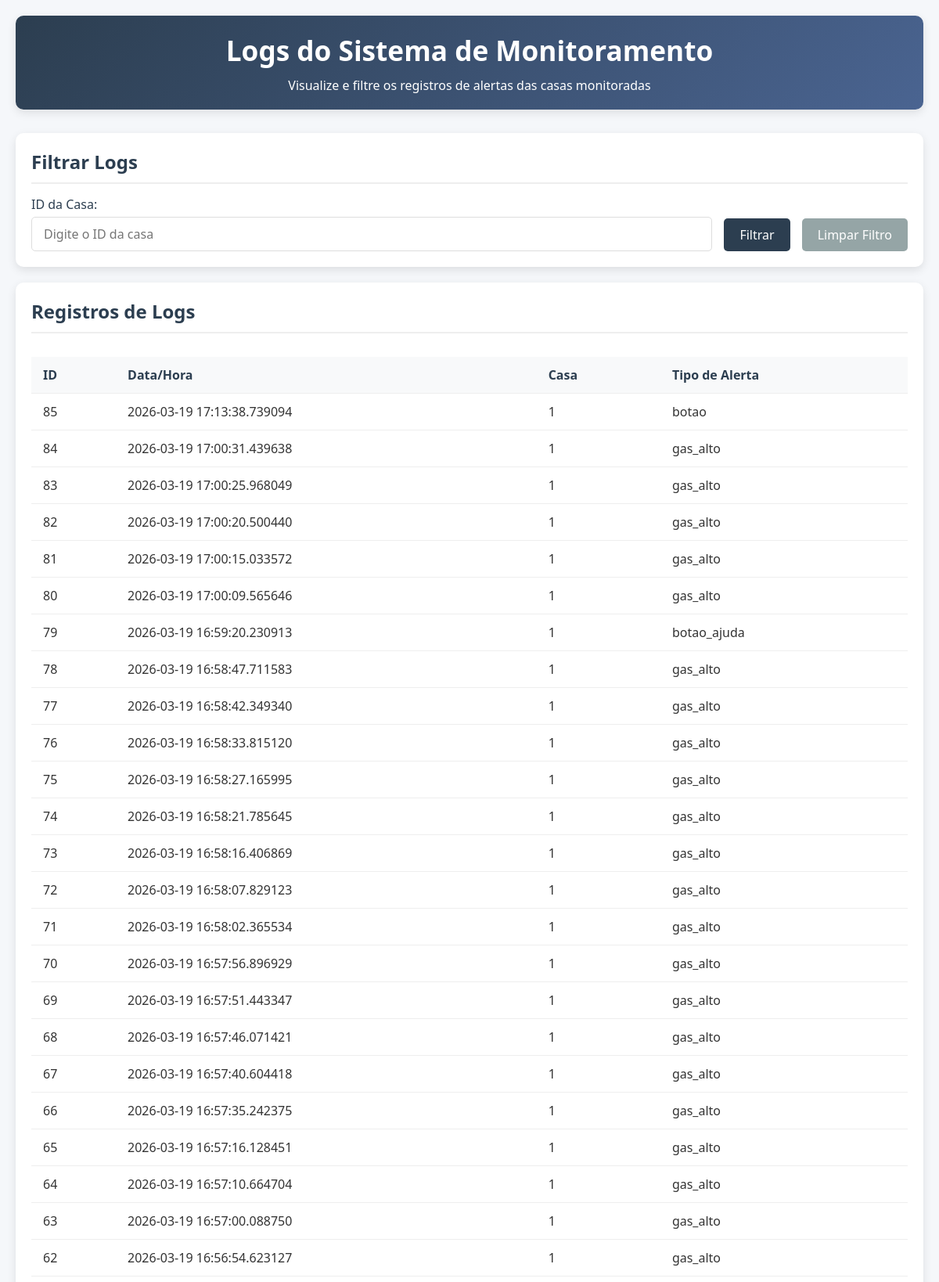
Page /logs (upper part) on the committed database.
### database/models_db.py (models this page shows, shortened)
class LogDB(Base):
    __tablename__ = 'logs'
    id_log = Column(Integer, primary_key=True)
    tipo_ocorrencia = Column(String)
    numero_casa = Column(String)
    descricao = Column(String)
    horario = Column(DateTime, default=datetime.now)

### controllers/log_bp.py (the view)
@log_bp.route('/logs', methods=['GET'])
def obter_logs():
    numero_casa = request.args.get('casa_id')
    logs = []
    session = get_session()
    try:
        dao = LogDAO(session)
        if numero_casa:
            logs = dao.obter_logs_por_casa(numero_casa)
        else:
            logs = dao.obter_todos_logs()
        '''
        # Converte os objetos de banco de dados para dicionários para o template
        logs_formatados = []
        for log in logs:
            log_dict = log.__dict__.copy()
            log_dict['horario_formatado'] = log.horario.strftime('%d/%m/%Y %H:%M:%S')
            logs_formatados.append(log_dict)

        '''
        return render_template('logs.html', logs=logs, casa_id=numero_casa)
    finally:
        session.close()

### controllers/log_bp.py (called while the page is built)
def get_session():
    return Session()

### database/dao.py (called while the page is built)
    def obter_todos_logs(self):
        return self.session.query(LogDB).order_by(LogDB.horario.desc()).all()

### templates/logs.html (shortened to what this page needs)
<!DOCTYPE html>
<html lang="pt-BR">
<head>
    <link rel="stylesheet" href="../static/css/logs.css">
</head>
<body>
    <div class="container">
        <header>
            <h1>Logs do Sistema de Monitoramento</h1>
            <p>Visualize e filtre os registros de alertas das casas monitoradas</p>
        </header>
        <section class="filter-section">
            <h2>Filtrar Logs</h2>
            <form class="filter-form" action="/logs" method="GET">
                <div class="form-group">
                    <label for="casa_id">ID da Casa:</label>
                    <input type="text" id="casa_id" name="casa_id" placeholder="Digite o ID da casa"
                           value="{{ casa_id if casa_id }}">
                </div>
                <button type="submit">Filtrar</button>
                <a href="/logs"><button type="button">Limpar Filtro</button></a>
            </form>
        </section>
        <section class="logs-section">
            <h2>Registros de Logs</h2>
            <div class="table-container">
                {% if logs %}
                <table class="logs-table">
                    <thead>
                        <tr>
                            <th>ID</th>
                            <th>Data/Hora</th>
                            <th>Casa</th>
                            <th>Tipo de Alerta</th>
                        </tr>
                    </thead>
                    <tbody>
                        {% for log in logs %}
                        <tr>
                            <td>{{ log.id_log }}</td>
                            <td>{{ log.horario }}</td>
                            <td>{{ log.numero_casa }}</td>
                            <td>{{ log.tipo_ocorrencia }}</td>
                        </tr>
                        {% endfor %}
                    </tbody>
                </table>
                {% else %}
                <div class="no-logs">Nenhum log encontrado.</div>
                {% endif %}
            </div>
        </section>
    </div>
</body>
</html>

### static/css/logs.css (style rules this page uses)
* { margin: 0; padding: 0; box-sizing: border-box; font-family: 'Segoe UI', Tahoma, Geneva, Verdana, sans-serif; }
body { background-color: #f5f7fa; padding: 20px; color: #333; }
.container { max-width: 1200px; margin: 0 auto; }
header { text-align: center; margin-bottom: 30px; padding: 20px; background: linear-gradient(135deg, #2c3e50, #4a6491); color: white; border-radius: 10px; box-shadow: 0 4px 12px rgba(0, 0, 0, 0.1); }
h1 { font-size: 2.2rem; margin-bottom: 10px; }
h2 { color: #2c3e50; margin-bottom: 15px; border-bottom: 2px solid #eee; padding-bottom: 10px; }
.filter-section { background-color: white; border-radius: 10px; padding: 20px; margin-bottom: 20px; box-shadow: 0 4px 12px rgba(0, 0, 0, 0.1); }
.filter-form { display: flex; gap: 15px; align-items: flex-end; flex-wrap: wrap; }
.form-group { display: flex; flex-direction: column; flex-grow: 1; }
label { margin-bottom: 5px; font-weight: 500; color: #2c3e50; }
input[type="text"] { padding: 10px 15px; border: 1px solid #ddd; border-radius: 5px; font-size: 1rem; transition: border-color 0.3s; }
button { padding: 10px 20px; background-color: #2c3e50; color: white; border: none; border-radius: 5px; cursor: pointer; font-size: 1rem; transition: background-color 0.3s; }
a button { background-color: #95a5a6; text-decoration: none; display: inline-block; }
.logs-section { background-color: white; border-radius: 10px; padding: 20px; box-shadow: 0 4px 12px rgba(0, 0, 0, 0.1); }
.table-container { overflow-x: auto; }
.logs-table { width: 100%; border-collapse: collapse; margin-top: 15px; }
.logs-table th, .logs-table td { padding: 12px 15px; text-align: left; border-bottom: 1px solid #eee; }
.logs-table th { background-color: #f8f9fa; font-weight: 600; color: #2c3e50; position: sticky; top: 0; }

### rows in the picture
LogDB: id_log "85", horario "2026-03-19 17:13:38.739094", numero_casa "1", tipo_ocorrencia "botao"
LogDB: id_log "84", horario "2026-03-19 17:00:31.439638", numero_casa "1", tipo_ocorrencia "gas_alto"
LogDB: id_log "83", horario "2026-03-19 17:00:25.968049", numero_casa "1", tipo_ocorrencia "gas_alto"
LogDB: id_log "82", horario "2026-03-19 17:00:20.500440", numero_casa "1", tipo_ocorrencia "gas_alto"
LogDB: id_log "81", horario "2026-03-19 17:00:15.033572", numero_casa "1", tipo_ocorrencia "gas_alto"
LogDB: id_log "80", horario "2026-03-19 17:00:09.565646", numero_casa "1", tipo_ocorrencia "gas_alto"
LogDB: id_log "79", horario "2026-03-19 16:59:20.230913", numero_casa "1", tipo_ocorrencia "botao_ajuda"
LogDB: id_log "78", horario "2026-03-19 16:58:47.711583", numero_casa "1", tipo_ocorrencia "gas_alto"
LogDB: id_log "77", horario "2026-03-19 16:58:42.349340", numero_casa "1", tipo_ocorrencia "gas_alto"
LogDB: id_log "76", horario "2026-03-19 16:58:33.815120", numero_casa "1", tipo_ocorrencia "gas_alto"
LogDB: id_log "75", horario "2026-03-19 16:58:27.165995", numero_casa "1", tipo_ocorrencia "gas_alto"
LogDB: id_log "74", horario "2026-03-19 16:58:21.785645", numero_casa "1", tipo_ocorrencia "gas_alto"
LogDB: id_log "73", horario "2026-03-19 16:58:16.406869", numero_casa "1", tipo_ocorrencia "gas_alto"
LogDB: id_log "72", horario "2026-03-19 16:58:07.829123", numero_casa "1", tipo_ocorrencia "gas_alto"
LogDB: id_log "71", horario "2026-03-19 16:58:02.365534", numero_casa "1", tipo_ocorrencia "gas_alto"
LogDB: id_log "70", horario "2026-03-19 16:57:56.896929", numero_casa "1", tipo_ocorrencia "gas_alto"
LogDB: id_log "69", horario "2026-03-19 16:57:51.443347", numero_casa "1", tipo_ocorrencia "gas_alto"
LogDB: id_log "68", horario "2026-03-19 16:57:46.071421", numero_casa "1", tipo_ocorrencia "gas_alto"
LogDB: id_log "67", horario "2026-03-19 16:57:40.604418", numero_casa "1", tipo_ocorrencia "gas_alto"
LogDB: id_log "66", horario "2026-03-19 16:57:35.242375", numero_casa "1", tipo_ocorrencia "gas_alto"
LogDB: id_log "65", horario "2026-03-19 16:57:16.128451", numero_casa "1", tipo_ocorrencia "gas_alto"
LogDB: id_log "64", horario "2026-03-19 16:57:10.664704", numero_casa "1", tipo_ocorrencia "gas_alto"
LogDB: id_log "63", horario "2026-03-19 16:57:00.088750", numero_casa "1", tipo_ocorrencia "gas_alto"
LogDB: id_log "62", horario "2026-03-19 16:56:54.623127", numero_casa "1", tipo_ocorrencia "gas_alto"
